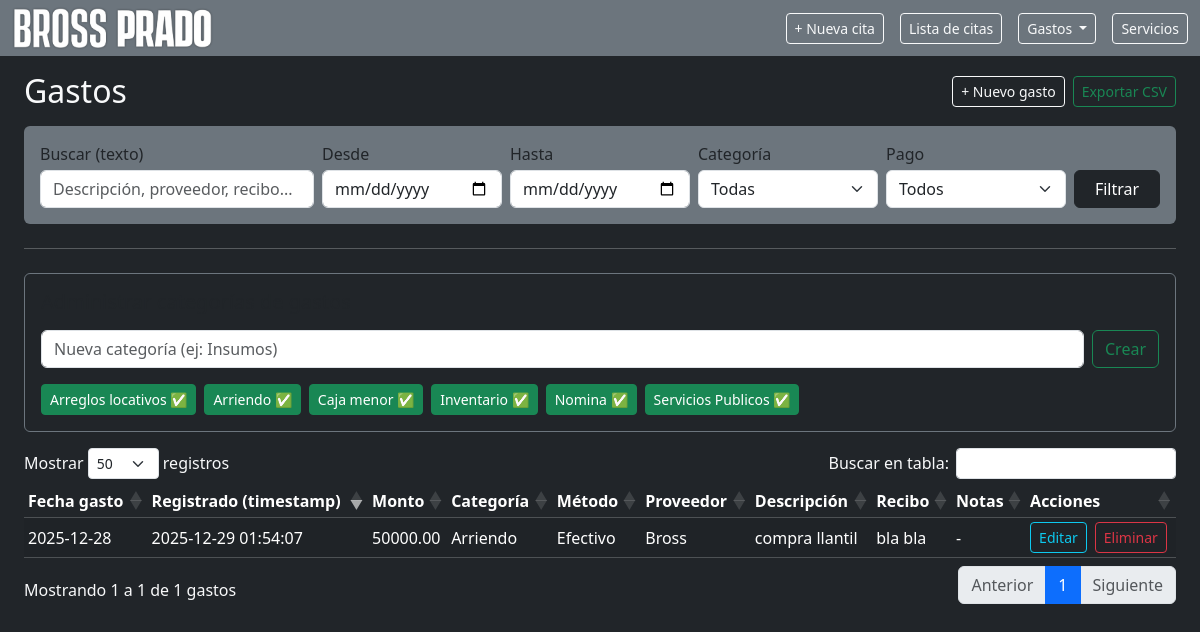
/expenses, run on the app's committed database.
### app.py (models this page shows, shortened)
class ExpenseCategory(db.Model):
    __tablename__ = "expense_categories"
    id = db.Column(db.Integer, primary_key=True)
    name = db.Column(db.String(80), nullable=False, unique=True)
    is_active = db.Column(db.Boolean, default=True)

class Expense(db.Model):
    __tablename__ = "expenses"
    id = db.Column(db.Integer, primary_key=True)
    expense_date = db.Column(db.Date, nullable=False, default=date.today)
    created_at = db.Column(db.DateTime, nullable=False, default=datetime.utcnow)
    updated_at = db.Column(db.DateTime, nullable=False, default=datetime.utcnow, onupdate=datetime.utcnow)
    amount = db.Column(db.Numeric(12, 2), nullable=False)
    category = db.Column(db.String(80), nullable=False)
    payment_method = db.Column(db.String(40), nullable=False)
    vendor = db.Column(db.String(120), nullable=True)
    description = db.Column(db.String(255), nullable=False)
    receipt = db.Column(db.String(80), nullable=True)
    notes = db.Column(db.Text, nullable=True)

### app.py (the view, shortened to what this page needs)
@app.route("/expenses")
def expenses_list():
    q = (request.args.get("q") or "").strip()
    from_str = request.args.get("from")
    to_str = request.args.get("to")
    category = (request.args.get("category") or "").strip()
    payment_method = (request.args.get("payment_method") or "").strip()
    date_from = _parse_date(from_str)
    date_to = _parse_date(to_str)
    query = Expense.query
    if date_from:
        query = query.filter(Expense.expense_date >= date_from)
    if date_to:
        query = query.filter(Expense.expense_date <= date_to)
    if category:
        query = query.filter(Expense.category == category)
    if payment_method:
        query = query.filter(Expense.payment_method == payment_method)
    expenses = query.order_by(Expense.expense_date.desc(), Expense.created_at.desc()).all()
    return render_template(
        "expenses_list.html",
        expenses=expenses,
        categories=[c.name for c in ExpenseCategory.query.filter_by(is_active=True).order_by(ExpenseCategory.name).all()],
        categories_all=ExpenseCategory.query.order_by(ExpenseCategory.name).all(),
        payment_methods=PAYMENT_METHODS,
        filters={
            "q": q,
            "from": from_str or "",
            "to": to_str or "",
            "category": category,
            "payment_method": payment_method,
        },
    )

### app.py (called while the page is built)
def _parse_date(value: str | None):
    if not value:
        return None
    try:
        return datetime.strptime(value, "%Y-%m-%d").date()
    except ValueError:
        return None

### templates/expenses_list.html (shortened to what this page needs)
{% extends "base.html" %}
{% block extra_head %}
<link rel="stylesheet"
      href="https://cdn.datatables.net/1.13.6/css/dataTables.bootstrap5.min.css">
{% endblock %}
{% block content %}
<div class="d-flex align-items-center justify-content-between flex-wrap gap-2">
  <h2 class="mb-0">Gastos</h2>
  <div class="d-flex gap-2">
    <a class="btn btn-outline-light btn-sm" href="{{ url_for('expenses_new') }}">+ Nuevo gasto</a>
    <a class="btn btn-outline-success btn-sm"
       href="{{ url_for('expenses_export', **filters) }}">Exportar CSV</a>
  </div>
</div>
<form class="card bg-secondary border-0 mt-3 p-3" method="get" action="{{ url_for('expenses_list') }}">
  <div class="row g-2 align-items-end">
    <div class="col-12 col-md-3">
      <label class="form-label mb-1">Buscar (texto)</label>
      <input class="form-control" name="q" value="{{ filters.q }}" placeholder="Descripción, proveedor, recibo...">
    </div>
    <div class="col-6 col-md-2">
      <label class="form-label mb-1">Desde</label>
      <input type="date" class="form-control" name="from" value="{{ filters['from'] }}">
    </div>
    <div class="col-6 col-md-2">
      <label class="form-label mb-1">Hasta</label>
      <input type="date" class="form-control" name="to" value="{{ filters.to }}">
    </div>
    <div class="col-6 col-md-2">
      <label class="form-label mb-1">Categoría</label>
      <select class="form-select" name="category">
        <option value="">Todas</option>
      </select>
    </div>
    <div class="col-6 col-md-2">
      <label class="form-label mb-1">Pago</label>
      <select class="form-select" name="payment_method">
        <option value="">Todos</option>
      </select>
    </div>
    <div class="col-12 col-md-1 d-grid">
      <button class="btn btn-dark">Filtrar</button>
    </div>
  </div>
</form>
<hr class="my-4">
<div class="card bg-dark border-secondary p-3 mb-3">
  <h5 class="mb-3">Administrar categorías de gastos</h5>
  <form method="post" action="{{ url_for('expense_categories_new') }}" class="d-flex gap-2 mb-3">
    <input type="text"
           name="name"
           class="form-control"
           placeholder="Nueva categoría (ej: Insumos)"
           required>
    <button class="btn btn-outline-success">Crear</button>
  </form>
  <div class="d-flex flex-wrap gap-2">
    {% for c in categories_all %}
      <form method="post"
            action="{{ url_for('expense_categories_toggle', category_id=c.id) }}">
        <button
          class="btn btn-sm {{ 'btn-success' if c.is_active else 'btn-outline-secondary' }}">
          {{ c.name }} {{ '✅' if c.is_active else '🚫' }}
        </button>
      </form>
    {% endfor %}
  </div>
</div>
<table id="expensesTable" class="table table-dark table-striped table-sm align-middle mt-3">
  <thead>
    <tr>
      <th>Fecha gasto</th>
      <th>Registrado (timestamp)</th>
      <th>Monto</th>
      <th>Categoría</th>
      <th>Método</th>
      <th>Proveedor</th>
      <th>Descripción</th>
      <th>Recibo</th>
      <th>Notas</th>
      <th>Acciones</th>
    </tr>
  </thead>
  <tbody>
    {% for e in expenses %}
      <tr>
        <td>{{ e.expense_date.strftime("%Y-%m-%d") }}</td>
        <td>{{ e.created_at.strftime("%Y-%m-%d %H:%M:%S") }}</td>
        <td>{{ e.amount }}</td>
        <td>{{ e.category }}</td>
        <td>{{ e.payment_method }}</td>
        <td>{{ e.vendor or "-" }}</td>
        <td>{{ e.description }}</td>
        <td>{{ e.receipt or "-" }}</td>
        <td>{{ e.notes or "-" }}</td>
        <td class="d-flex gap-2">
          <a class="btn btn-sm btn-outline-info" href="{{ url_for('expenses_edit', expense_id=e.id) }}">Editar</a>
          <form method="post" action="{{ url_for('expenses_delete', expense_id=e.id) }}"
                onsubmit="return confirm('¿Eliminar este gasto?');">
            <button class="btn btn-sm btn-outline-danger">Eliminar</button>
          </form>
        </td>
      </tr>
    {% endfor %}
  </tbody>
</table>
{% endblock %}

### data on the page
ExpenseCategory: name "Arreglos locativos", is_active "✅"
ExpenseCategory: name "Arriendo", is_active "✅"
ExpenseCategory: name "Caja menor", is_active "✅"
ExpenseCategory: name "Inventario", is_active "✅"
ExpenseCategory: name "Nomina", is_active "✅"
ExpenseCategory: name "Servicios Publicos", is_active "✅"
Expense: expense_date "2025-12-28", created_at "2025-12-29 01:54:07", amount "50000.00", category "Arriendo", payment_method "Efectivo", vendor "Bross", description "compra llantil", receipt "bla bla", notes "-"
